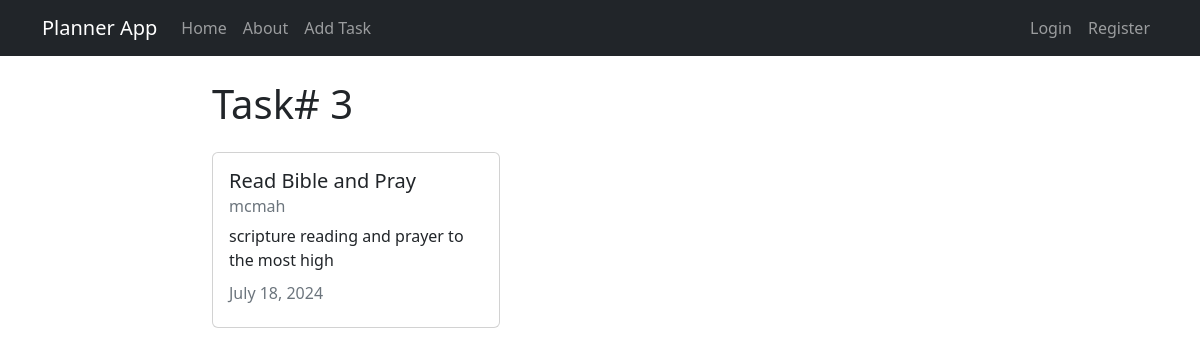
The page /workout/3/ on the database its author committed.
### workouts/models.py (models this page shows, shortened)
class Workout(models.Model):
  title = models.CharField(max_length=100)
  description = models.TextField()
  author = models.ForeignKey(User, on_delete=models.CASCADE)
  created_at = models.DateTimeField(auto_now_add=True)
  updated_at = models.DateTimeField(auto_now=True)

### workouts/views.py (the view)
# urls.py: path('workout/<int:pk>/', views.WorkoutDetailView.as_view(), name="workouts-detail"),
class WorkoutDetailView(DetailView):
    model = models.Workout

### workouts/context_processors.py (called while the page is built)
def current_datetime(request):
    current_date = datetime.today().date()  # Corrected to get today's date
    current_time = datetime.now()  # Set current time to the beginning of the day
    added_time = current_time + timedelta(minutes=5)  # Add 5 minutes, you can change to seconds as needed
    stored_time = datetime.now().strftime('%Y-%m-%d %H:%M:%S')
    return {
        'current_time': current_time.strftime('%Y-%m-%d %H:%M:%S'),
        'current_date': current_date,
        'added_time': added_time.strftime('%Y-%m-%d %H:%M:%S'),
        'stored_time': stored_time,
    }

### workouts/templates/workouts/workout_detail.html (shortened to what this page needs)
{% extends 'workouts/base.html' %} {% block content %}
<h1>Task# {{object.id}}</h1>
<div class="card my-4" style="width: 18rem">
  <div class="card-body">
    <h5 class="card-title">{{ object.title }}</h5>
    <h6 class="card-subtitle mb-2 text-muted">{{ object.author }}</h6>
    <p class="card-text">{{ object.description}}</p>
    <h6 class="card-subtitle mb-2 text-muted">
      {{ object.updated_at|date:"F d, Y" }}
    </h6>
  </div>
</div>
{% endblock content %}

### rows shown on the page
Workout: id "3", title "Read Bible and Pray", author "mcmah", description "scripture reading and prayer to the most high", updated_at "July 18, 2024"
